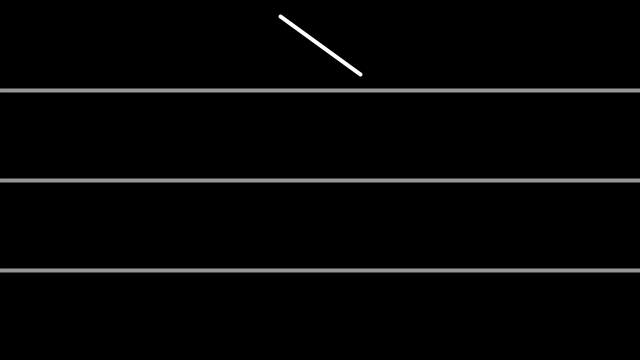
Frame 1 (no input)
Frame 60 (the mouse pressed at the canvas centre just before this capture): identical to frame 1, image omitted
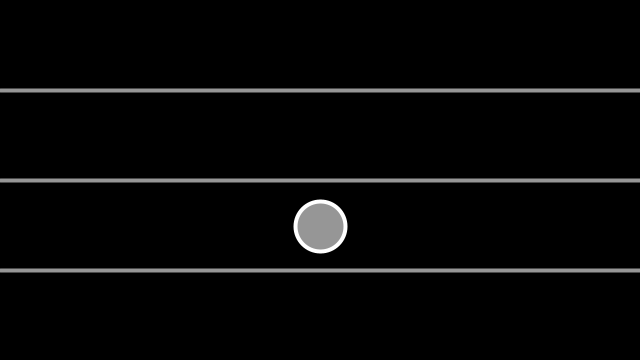
Frame 120 (the mouse held since frame 60 and released just before this capture)

The Processing sketch that drew these frames (run headless with seeded random() and noise(); from frame 60 on, the mouse is pressed at the canvas centre):

// Processing sketch: conditionalPractice
// ── conditionalPractice.pde
void setup() {
  size(640, 360);
  rectMode(CENTER);
}

void draw() {
  background(0);
  stroke(255);
  fill(150);
  strokeWeight(4);
  
    if (mouseY < height / 4 ) {
    line(width *.5-40, height * .1-20,
    width *.5+ 40, height * .15+ 20);
    } else if(mouseY < height / 4*2 ) {
       square(width*.5, height * .37, 60);
    } else if(mouseY < height / 4*3 ) {
      circle(width*.5, height * .63, 50);
    } else {
      rect(width*.5, height * .87,width*.20, height * .10, 2);
    }

  //line(width *.5-40, height * .1-20,
    //width *.5+ 40, height * .15+ 20);
  //square(width*.5, height * .37, 60);
  //circle(width*.5, height * .63, 50);
  //rect(width*.5, height * .87,width*.20, height * .10, 2);

  stroke(150);
  strokeWeight(4);
  line(0, height /4, width, height/4);
  line(0, height /4*2, width, height/4*2);
  line(0, height /4*3, width, height/4*3);
}
